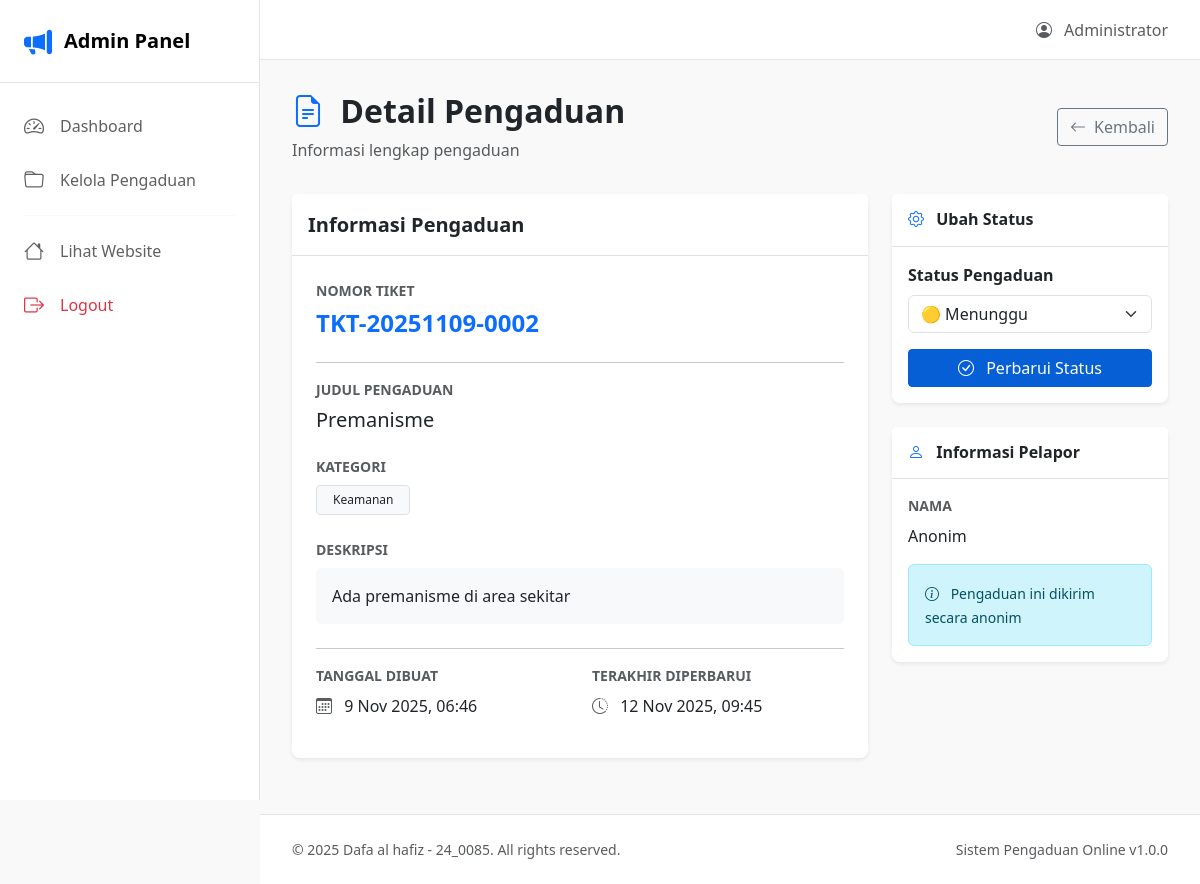
Screenshot of /admin/detail-pengaduan.php?id=2 (signed in) with the database file from the repository.
### tables this page shows
CREATE TABLE IF NOT EXISTS pengaduan (
    id INT PRIMARY KEY AUTO_INCREMENT,
    nomor_tiket VARCHAR(50) UNIQUE NOT NULL,
    judul VARCHAR(255) NOT NULL,
    deskripsi TEXT NOT NULL,
    kategori ENUM('Infrastruktur', 'Kebersihan', 'Keamanan', 'Pelayanan', 'Lainnya') NOT NULL,
    nama_pelapor VARCHAR(100) DEFAULT 'Anonim',
    email VARCHAR(100),
    telepon VARCHAR(20),
    file_bukti VARCHAR(255),
    status ENUM('Menunggu', 'Diproses', 'Selesai', 'Ditolak') DEFAULT 'Menunggu',
    tanggal_dibuat DATETIME DEFAULT CURRENT_TIMESTAMP,
    tanggal_diperbarui DATETIME DEFAULT CURRENT_TIMESTAMP ON UPDATE CURRENT_TIMESTAMP,
    INDEX idx_nomor_tiket (nomor_tiket),
    INDEX idx_status (status),
    INDEX idx_kategori (kategori)
);

### src/includes/functions.php (called while the page is built, shortened)
<?php
function formatTanggalIndonesia($datetime) {
    $bulan = [
        1 => 'Jan', 2 => 'Feb', 3 => 'Mar', 4 => 'Apr',
        5 => 'Mei', 6 => 'Jun', 7 => 'Jul', 8 => 'Agu',
        9 => 'Sep', 10 => 'Okt', 11 => 'Nov', 12 => 'Des'
    ];
    $timestamp = strtotime($datetime);
    $tanggal = date('j', $timestamp);
    $bulanAngka = date('n', $timestamp);
    $tahun = date('Y', $timestamp);
    $waktu = date('H:i', $timestamp);
    return "{$tanggal} {$bulan[$bulanAngka]} {$tahun}, {$waktu}";
}
function getStatusClass($status) {
    $classes = [
        'Menunggu' => 'status-pending',
        'Diproses' => 'status-in-progress',
        'Selesai' => 'status-resolved',
        'Ditolak' => 'status-rejected'
    ];
    return $classes[$status] ?? 'status-pending';
}
function getStatusIcon($status) {
    $icons = [
        'Menunggu' => 'bi-clock',
        'Diproses' => 'bi-hourglass-split',
        'Selesai' => 'bi-check-circle',
        'Ditolak' => 'bi-x-circle'
    ];
    return $icons[$status] ?? 'bi-clock';
}
?>

### src/admin/detail-pengaduan.php (the view, shortened to what this page needs)
<?php
require_once '../includes/config.php';
require_once '../includes/functions.php';
$pengaduan_id = isset($_GET['id']) ? (int)$_GET['id'] : 0;
$stmt = $pdo->prepare("SELECT * FROM pengaduan WHERE id = ?");
$stmt->execute([$pengaduan_id]);
$pengaduan = $stmt->fetch();
include '../includes/admin-header.php';
?>
<div class="content-header">
    <div class="d-flex justify-content-between align-items-center">
        <div>
            <h2 class="mb-2 fw-bold">
                <i class="bi bi-file-earmark-text text-primary me-2"></i>
                Detail Pengaduan
            </h2>
            <p class="text-muted mb-0">Informasi lengkap pengaduan</p>
        </div>
        <div>
            <a href="pengaduan.php" class="btn btn-outline-secondary">
                <i class="bi bi-arrow-left me-2"></i>Kembali
            </a>
        </div>
    </div>
</div>
<div class="row">
    <div class="col-lg-8 mb-4">
        <div class="card border-0 shadow-sm">
            <div class="card-header bg-white border-bottom py-3">
                <div class="d-flex justify-content-between align-items-center">
                    <h5 class="mb-0 fw-semibold">Informasi Pengaduan</h5>
                    <span class="badge <?php echo getStatusClass($pengaduan['status']); ?> px-3 py-2">
                        <i class="bi <?php echo getStatusIcon($pengaduan['status']); ?> me-1"></i>
                    </span>
                </div>
            </div>
            <div class="card-body p-4">
                <div class="mb-4">
                    <label class="small text-muted text-uppercase fw-semibold d-block mb-2">Nomor Tiket</label>
                    <h4 class="mb-0 text-primary fw-bold"><?php echo htmlspecialchars($pengaduan['nomor_tiket']); ?></h4>
                </div>
                <hr>
                <div class="mb-4">
                    <label class="small text-muted text-uppercase fw-semibold d-block mb-2">Judul Pengaduan</label>
                    <h5 class="mb-0"><?php echo htmlspecialchars($pengaduan['judul']); ?></h5>
                </div>
                <div class="mb-4">
                    <label class="small text-muted text-uppercase fw-semibold d-block mb-2">Kategori</label>
                    <span class="badge bg-light text-dark border px-3 py-2">
                        <?php echo htmlspecialchars($pengaduan['kategori']); ?>
                    </span>
                </div>
                <div class="mb-4">
                    <label class="small text-muted text-uppercase fw-semibold d-block mb-2">Deskripsi</label>
                    <div class="bg-light p-3 rounded">
                        <p class="mb-0" style="white-space: pre-wrap;"><?php echo htmlspecialchars($pengaduan['deskripsi']); ?></p>
                    </div>
                </div>
                <hr>
                <div class="row">
                    <div class="col-md-6 mb-3">
                        <label class="small text-muted text-uppercase fw-semibold d-block mb-2">Tanggal Dibuat</label>
                        <p class="mb-0">
                            <i class="bi bi-calendar3 text-muted me-2"></i>
                            <?php echo formatTanggalIndonesia($pengaduan['tanggal_dibuat']); ?>
                        </p>
                    </div>
                    <div class="col-md-6 mb-3">
                        <label class="small text-muted text-uppercase fw-semibold d-block mb-2">Terakhir Diperbarui</label>
                        <p class="mb-0">
                            <i class="bi bi-clock-history text-muted me-2"></i>
                            <?php echo formatTanggalIndonesia($pengaduan['tanggal_diperbarui']); ?>
                        </p>
                    </div>
                </div>
            </div>
        </div>
    </div>
    <div class="col-lg-4">
        <div class="card border-0 shadow-sm mb-4">
            <div class="card-header bg-white border-bottom py-3">
                <h6 class="mb-0 fw-semibold">
                    <i class="bi bi-gear text-primary me-2"></i>
                    Ubah Status
                </h6>
            </div>
            <div class="card-body">
                <form method="POST" action="">
                    <div class="mb-3">
                        <label for="status" class="form-label fw-semibold">Status Pengaduan</label>
                        <select name="status" id="status" class="form-select" required>
                            <option value="Menunggu" <?php echo $pengaduan['status'] == 'Menunggu' ? 'selected' : ''; ?>>🟡 Menunggu</option>
                        </select>
                    </div>
                    <button type="submit" name="update_status" class="btn btn-primary w-100">
                        <i class="bi bi-check-circle me-2"></i>
                        Perbarui Status
                    </button>
                </form>
            </div>
        </div>
        <div class="card border-0 shadow-sm">
            <div class="card-header bg-white border-bottom py-3">
                <h6 class="mb-0 fw-semibold">
                    <i class="bi bi-person text-primary me-2"></i>
                    Informasi Pelapor
                </h6>
            </div>
            <div class="card-body">
                <div class="mb-3">
                    <label class="small text-muted text-uppercase fw-semibold d-block mb-2">Nama</label>
                    <p class="mb-0"><?php echo htmlspecialchars($pengaduan['nama_pelapor']); ?></p>
                </div>
                <?php if ($pengaduan['nama_pelapor'] === 'Anonim'): ?>
                <div class="alert alert-info mb-0">
                    <small>
                        <i class="bi bi-info-circle me-2"></i>
                        Pengaduan ini dikirim secara anonim
                    </small>
                </div>
                <?php endif; ?>
            </div>
        </div>
    </div>
</div>
<?php include '../includes/admin-footer.php'; ?>

### src/includes/admin-header.php (shortened to what this page needs)
<?php
$stmt = $pdo->prepare("SELECT * FROM admin WHERE id = ?");
$stmt->execute([$_SESSION['admin_id']]);
$admin_data = $stmt->fetch();
?>
<!DOCTYPE html>
<html lang="id">
<head>
    <link href="https://cdn.jsdelivr.net/npm/bootstrap@5.3.0/dist/css/bootstrap.min.css" rel="stylesheet">
    <link rel="stylesheet" href="https://cdn.jsdelivr.net/npm/bootstrap-icons@1.11.0/font/bootstrap-icons.css">
    <link rel="stylesheet" href="<?php echo BASE_URL; ?>/assets/css/admin-style.css">
</head>
<body class="admin-body">
<div class="admin-sidebar">
    <div class="sidebar-header">
        <a href="<?php echo BASE_URL; ?>/admin/dashboard.php" class="sidebar-brand">
            <i class="bi bi-megaphone-fill text-primary"></i>
            <span class="brand-text">Admin Panel</span>
        </a>
    </div>
    <nav class="sidebar-nav">
        <a href="<?php echo BASE_URL; ?>/admin/dashboard.php" class="sidebar-link <?php echo basename($_SERVER['PHP_SELF']) == 'dashboard.php' ? 'active' : ''; ?>">
            <i class="bi bi-speedometer2"></i>
            <span>Dashboard</span>
        </a>
        <a href="<?php echo BASE_URL; ?>/admin/pengaduan.php" class="sidebar-link <?php echo basename($_SERVER['PHP_SELF']) == 'pengaduan.php' ? 'active' : ''; ?>">
            <i class="bi bi-folder"></i>
            <span>Kelola Pengaduan</span>
        </a>
        <hr class="sidebar-divider">
        <a href="<?php echo BASE_URL; ?>" class="sidebar-link" target="_blank">
            <i class="bi bi-house"></i>
            <span>Lihat Website</span>
        </a>
        <a href="<?php echo BASE_URL; ?>/admin/logout.php" class="sidebar-link text-danger">
            <i class="bi bi-box-arrow-right"></i>
            <span>Logout</span>
        </a>
    </nav>
</div>
<div class="admin-main">
    <nav class="admin-topbar">
        <div class="d-flex justify-content-between align-items-center w-100">
            <div class="d-flex align-items-center gap-3">
                <span class="text-muted">
                    <i class="bi bi-person-circle me-2"></i>
                    <?php echo htmlspecialchars($admin_data['nama_lengkap']); ?>
                </span>
            </div>
        </div>
    </nav>
    <div class="admin-content">

### src/assets/css/admin-style.css (style rules this page uses)
:root { --sidebar-width: 260px; --topbar-height: 60px; --primary-blue: #065fd4; --primary-dark: #0b5ed7; --text-primary: #030303; --text-secondary: #606060; --bg-light: #f9f9f9; --border-color: #e5e5e5; }
.admin-body { margin: 0; padding: 0; font-family: 'Segoe UI', Tahoma, Geneva, Verdana, sans-serif; background-color: var(--bg-light); }
.admin-sidebar { position: fixed; left: 0; top: 0; width: var(--sidebar-width); height: 100vh; background-color: white; border-right: 1px solid var(--border-color); z-index: 1000; display: flex; flex-direction: column; transition: transform 0.3s ease; }
.sidebar-header { padding: 1.25rem 1.5rem; border-bottom: 1px solid var(--border-color); }
.sidebar-brand { display: flex; align-items: center; gap: 0.75rem; text-decoration: none; color: var(--text-primary); font-size: 1.25rem; font-weight: 600; }
.sidebar-brand i { font-size: 1.75rem; }
.sidebar-nav { flex: 1; overflow-y: auto; padding: 1rem 0; }
.sidebar-link { display: flex; align-items: center; gap: 0.75rem; padding: 0.75rem 1.5rem; text-decoration: none; color: var(--text-secondary); font-weight: 500; transition: all 0.2s ease; }
.sidebar-link i { font-size: 1.25rem; width: 24px; }
.sidebar-divider { margin: 0.5rem 1.5rem; border-color: var(--border-color); }
.admin-main { margin-left: var(--sidebar-width); min-height: 100vh; display: flex; flex-direction: column; }
.admin-topbar { position: sticky; top: 0; height: var(--topbar-height); background-color: white; border-bottom: 1px solid var(--border-color); padding: 0 2rem; display: flex; align-items: center; z-index: 999; }
.admin-content { flex: 1; padding: 2rem; }
.content-header { margin-bottom: 2rem; }
.card { border-radius: 8px; border: 1px solid var(--border-color); }
.badge { font-weight: 500; padding: 0.35rem 0.75rem; border-radius: 4px; }
.btn { border-radius: 4px; font-weight: 500; }
.btn-primary { background-color: var(--primary-blue); border-color: var(--primary-blue); }

### rows the page displays
pengaduan: nomor_tiket "TKT-20251109-0002", judul "Premanisme", kategori "Keamanan", deskripsi "Ada premanisme di area sekitar", tanggal_dibuat "9 Nov 2025, 06:46", tanggal_diperbarui "12 Nov 2025, 09:45", status "🟡 Menunggu", nama_pelapor "Anonim"

### other values shown
$admin_data['nama_lengkap'] "Administrator"
COPYRIGHT "© 2025 Dafa al hafiz - 24_0085. All rights reserved."
APP_NAME "Sistem Pengaduan Online"
APP_VERSION "1.0.0"
